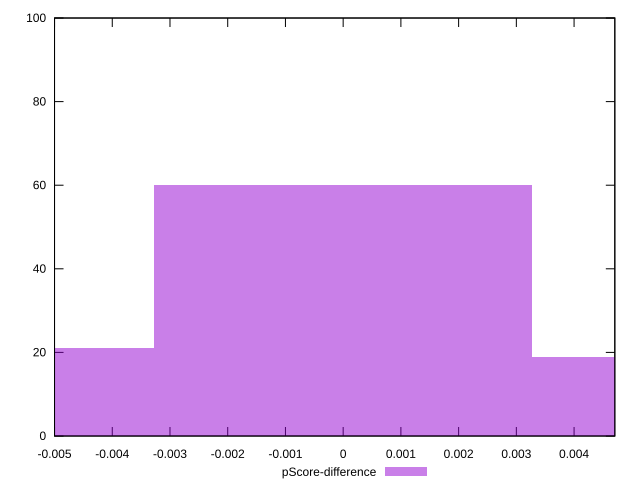

Recreate this plot in gnuplot.
reset

$pScoreDifference <<EOF
0 60
0.00654180105002871 19
-0.00654180105002871 21
EOF

set key outside below
set boxwidth 0.00654180105002871
set xrange [-0.0050000000000000044:0.004705882352941171]
set yrange [0:100]
set trange [0:100]
set style fill transparent solid 0.5 noborder
set terminal svg size 640, 490 enhanced background rgb 'white'
set output "report_00013_2021-02-09T12-04-24.940Z/uses-http2/samples/pages+cached+noadtech+nomedia/pScore-difference/histogram.svg"

plot $pScoreDifference title "pScore-difference" with boxes

reset
